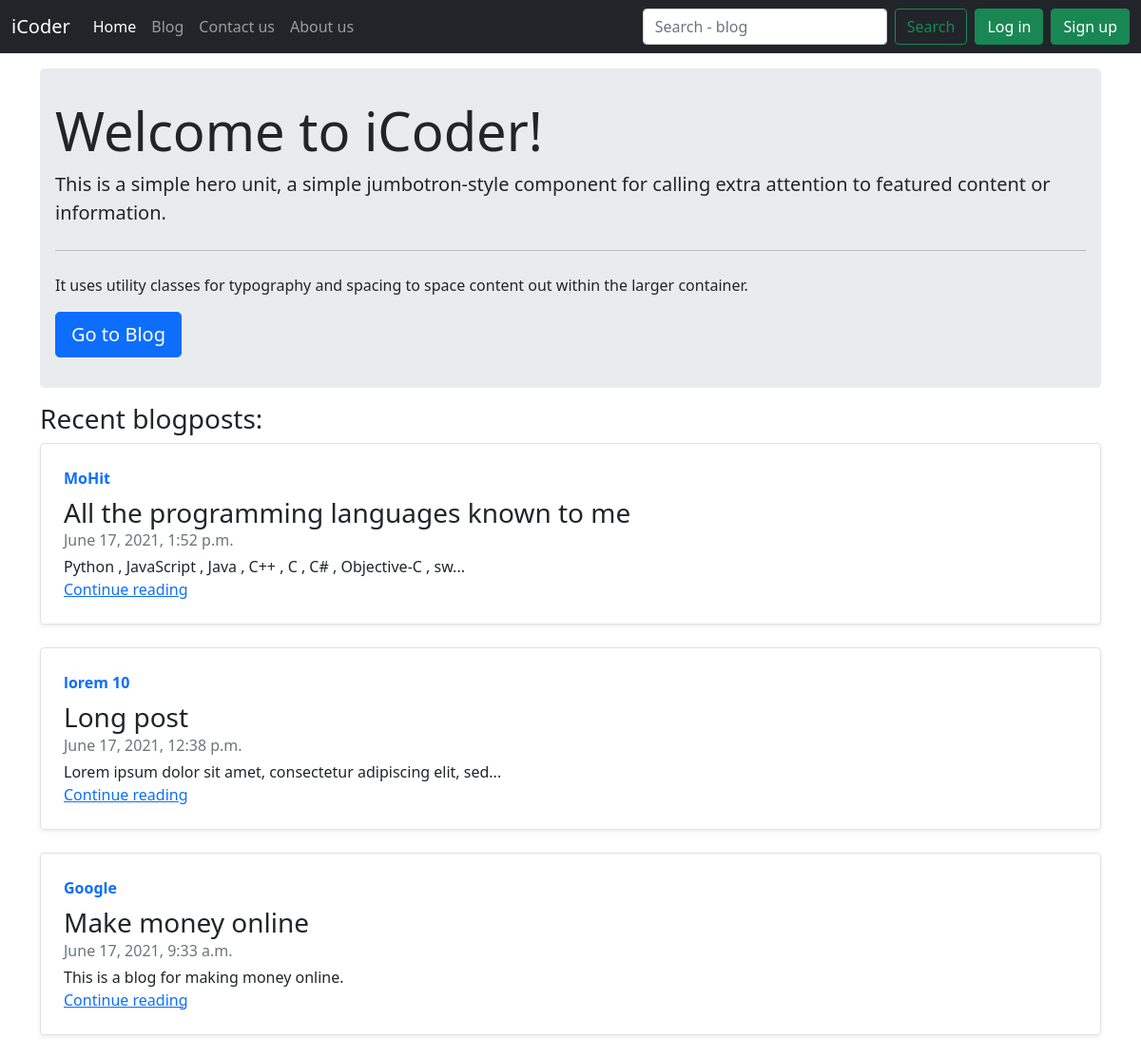
The page / on the database its author committed.
### blog/models.py (models this page shows, shortened)
class Post(models.Model):
    sno = models.AutoField(primary_key = True)
    title = models.CharField(max_length = 200)
    content = models.TextField()
    author = models.CharField(max_length = 100)
    timestamp = models.DateTimeField(blank = True)

### home/views.py (the view)
# urls.py: path('' , views.home , name="home"),
def home(request):
    allposts = Post.objects.all()
    context = {
        'allposts' : allposts[len(allposts)-3:len(allposts)]
    }
    return render(request , 'home/home.html' , context)

### templates/home/home.html (shortened to what this page needs)
{% extends 'base.html' %}
{% block homeactive %}active{% endblock homeactive %}
{% block favicon %}
{% load static %}
{% endblock favicon %}
{% block main %}
<div class="container">
  <div class="jumbotron my-3">
    <h1 class="display-4">Welcome to iCoder!</h1>
    <p class="lead">This is a simple hero unit, a simple jumbotron-style component for calling extra attention to
      featured content or information.</p>
    <hr class="my-4">
    <p>It uses utility classes for typography and spacing to space content out within the larger container.</p>
    <a class="btn btn-primary btn-lg" href="/blog/" role="button">Go to Blog</a>
  </div>
</div>
<div class="container">
  <h3>Recent blogposts: </h3>
  {% for post in allposts reversed %}
  <div class="row g-0 border rounded overflow-hidden flex-md-row mb-4 shadow-sm h-md-250 position-relative">
    <div class="col p-4 d-flex flex-column position-static">
      <strong class="d-inline-block mb-2 text-primary">{{post.author}}</strong>
      <h3 class="mb-0">{{post.title}}</h3>
      <div class="mb-1 text-muted">{{post.timestamp}}</div>
      {% if post.content|length > 60 %}
      <p class="card-text mb-auto">{{post.content | slice:":60"}}...</p>
      {% else %}
      <p class="card-text mb-auto">{{post.content}}</p>
      {% endif %}
      <a href="/blog/{{post.sno}}/" class="stretched-link">Continue reading</a>
    </div>
  </div>
  {% endfor %}
</div>
{% endblock main %}

### templates/home/home.html (style rules this page uses)
.jumbotron { padding: 4rem 2rem; }
.jumbotron { padding: 2rem 1rem; margin-bottom: 2rem; background-color: #e9ecef; border-radius: .3rem; }
div { display: block; }

### rows shown on the page
Post: author "MoHit", title "All the programming languages known to me", timestamp "June 17, 2021, 1:52 p.m.", content "Python , JavaScript , Java , C++ , C , C# , Objective-C , sw"
Post: author "lorem 10", title "Long post", timestamp "June 17, 2021, 12:38 p.m.", content "Lorem ipsum dolor sit amet, consectetur adipiscing elit, sed"
Post: author "Google", title "Make money online", timestamp "June 17, 2021, 9:33 a.m.", content "This is a blog for making money online."
